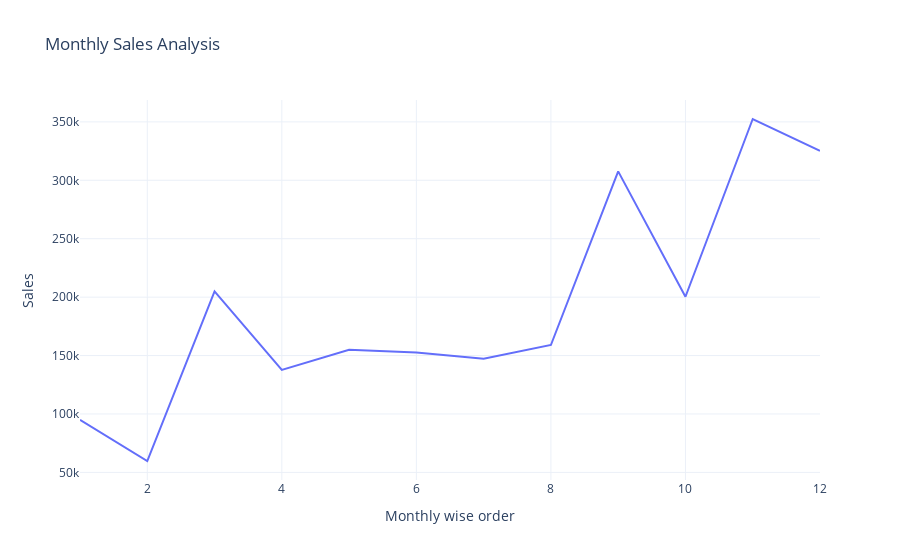

Notebook source saved alongside this figure:
### Markdown cell above
# Monthly sales analysis

### Code cell
monthly_wise_sales = data.groupby('Monthly wise order')['Sales'].sum().reset_index()
fig = px.line(monthly_wise_sales,x= 'Monthly wise order',y = 'Sales', title = 'Monthly Sales Analysis')
fig.show()

### Figure 1 — Plotly figure (JSON) as saved in the notebook; plotly's stock layout.template omitted (floating-point values rounded to 4 significant figures)
{"data": [{"hovertemplate": "Monthly wise order=%{x}<br>Sales=%{y}<extra></extra>", "legendgroup": "", "line": {"color": "#636efa", "dash": "solid"}, "marker": {"symbol": "circle"}, "mode": "lines", "name": "", "orientation": "v", "showlegend": false, "type": "scatter", "x": [1, 2, 3, 4, 5, 6, 7, 8, 9, 10, 11, 12], "xaxis": "x", "y": [94920.0, 59750.0, 205000.0, 137800.0, 155000.0, 152700.0, 147200.0, 159000.0, 307600.0, 200300.0, 352500.0, 325300.0], "yaxis": "y"}], "layout": {"autosize": true, "legend": {"tracegroupgap": 0}, "title": {"text": "Monthly Sales Analysis"}, "xaxis": {"anchor": "y", "autorange": true, "domain": [0, 1], "range": [1, 12], "title": {"text": "Monthly wise order"}, "type": "linear"}, "yaxis": {"anchor": "x", "autorange": true, "domain": [0, 1], "range": [43490.0, 368700.0], "title": {"text": "Sales"}, "type": "linear"}}}
